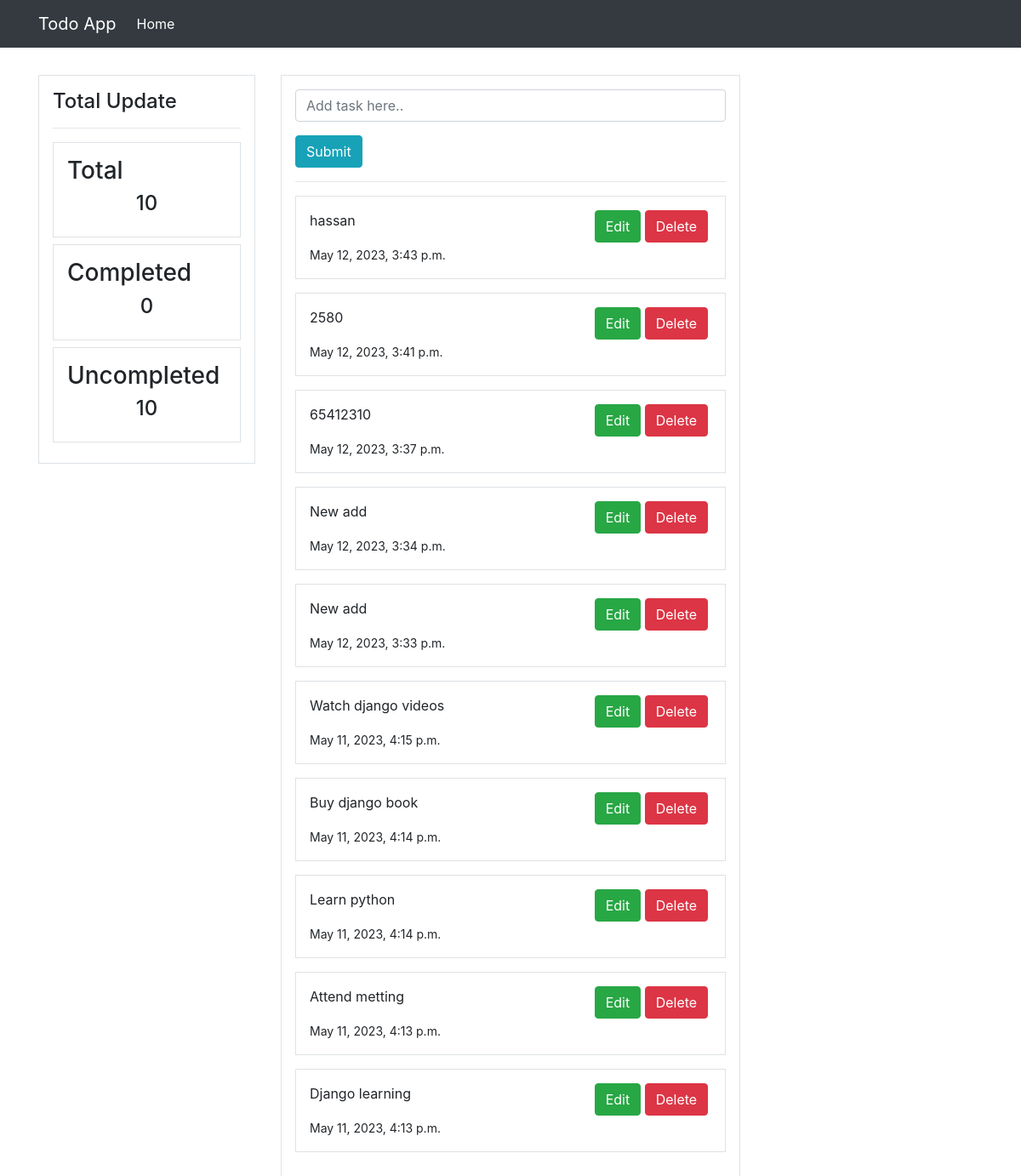
The app's page /, older data.
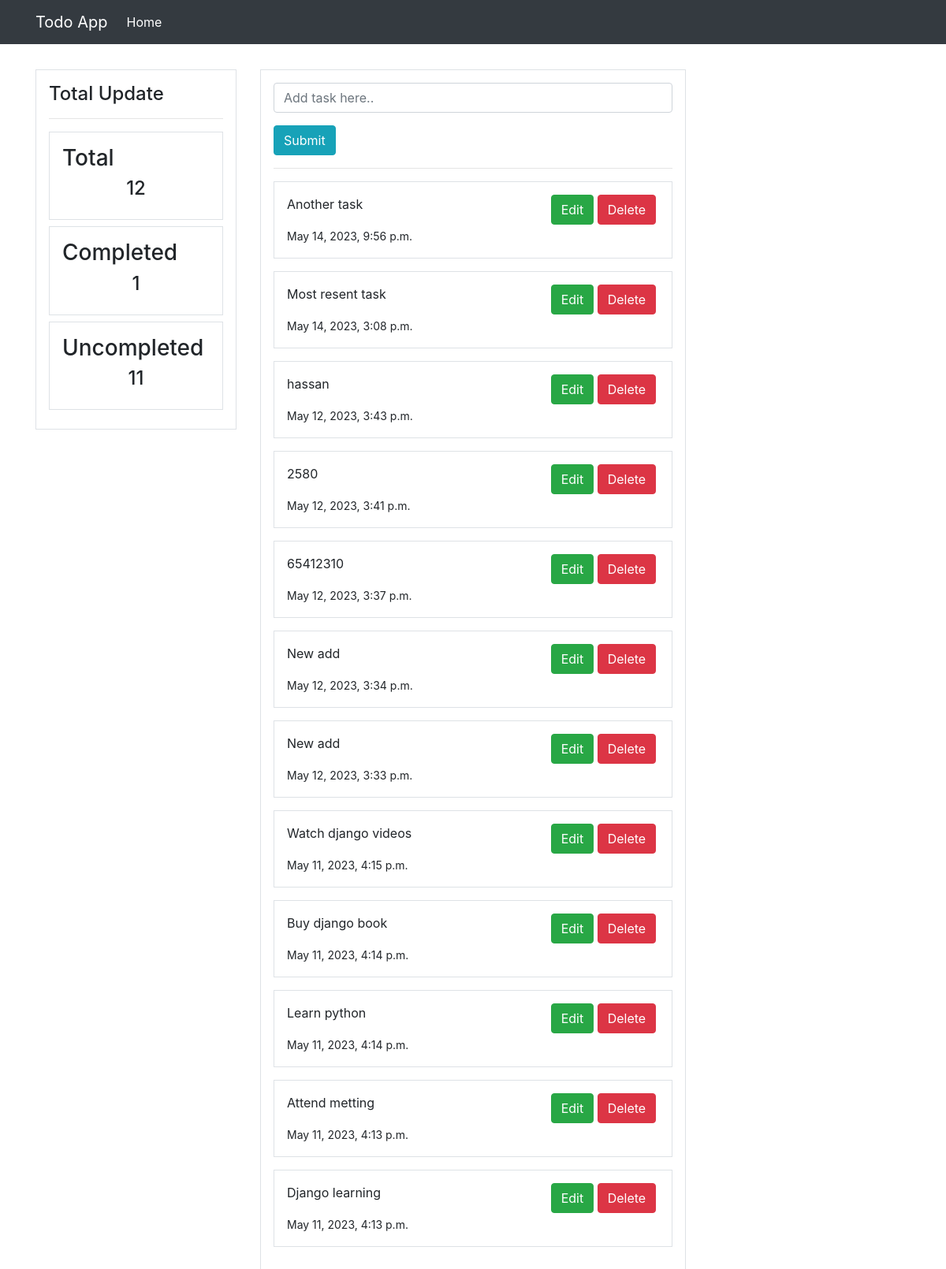
The same page, newer data.
### mytodoapp/models.py (models this page shows, shortened)
class Task(models.Model):
    content = models.CharField(max_length=100)
    date = models.DateTimeField(auto_now_add = True)
    complete = models.BooleanField(default=False)
    class Meta:
        ordering = ['-date']

### mytodoapp/views.py (the view)
# urls.py: path('', views.index, name = "index"),
def index(request):
    todos = Task.objects.all()
    count_todos = todos.count()
    completed_todo = Task.objects.filter(complete=True)
    count_completed_todo = completed_todo.count()
    count_uncompleted_todo = count_todos - count_completed_todo
    if request.method == "POST":
        forms = TaskForm(request.POST)
        if forms.is_valid():
            forms.save()
            return redirect('/')
    else:
        forms = TaskForm()
    context = {
        'todo': todos,
        'form' : forms,
        'count': count_todos,
        'completed_todo': count_completed_todo,
        'uncompleted_todo': count_uncompleted_todo,
    }
    return render(request, 'index.html',context)

### mytodoapp/forms.py
class TaskForm(forms.ModelForm):
    content = forms.CharField(label='', widget=forms.TextInput(
        attrs ={
            'placeholder':'Add task here..'
        }
    ))
    class Meta:
        model = Task
        fields = ['content']

### templates/index.html (shortened to what this page needs)
{% extends 'base.html' %}
{% load crispy_forms_tags %}
{% block content %}
        <div class="border p-3">
            <form method="POST">
                {{ form|crispy }}
                <input class="btn btn-info" type="submit" value="Submit">
            </form>
            <hr>
            {% for todoapp in todo %}
            <div class="border p-3 mb-3">
                <div class="row">
                    <div class="col-md-8">
                        {% if todoapp.complete == True %}
                        <p>{{ todoapp.content }}</p>
                        {% else %}
                        <p>{{ todoapp.content }}</p>
                        {% endif %}
                    </div>
                    <div class="col-md-4">
                        <a href="{% url 'update' todoapp.id %}" class="btn btn-success sm">Edit</a>
                        <a href="{% url 'delete' todoapp.id %}" class="btn btn-danger sm">Delete</a>
                    </div>
                </div>
                <small>{{ todoapp.date }}</small>
            </div>
            {% endfor %}
        </div>
{% endblock %}

Row changes from the older to the newer data that the page shows:
added Task: content "Another task", date "May 14, 2023, 9:56 p.m."
added Task: content "Most resent task", date "May 14, 2023, 3:08 p.m."
Text that changed along with them:
{{ count }}: "10" → "12"
{{ completed_todo }}: "0" → "1"
{{ uncompleted_todo }}: "10" → "11"
